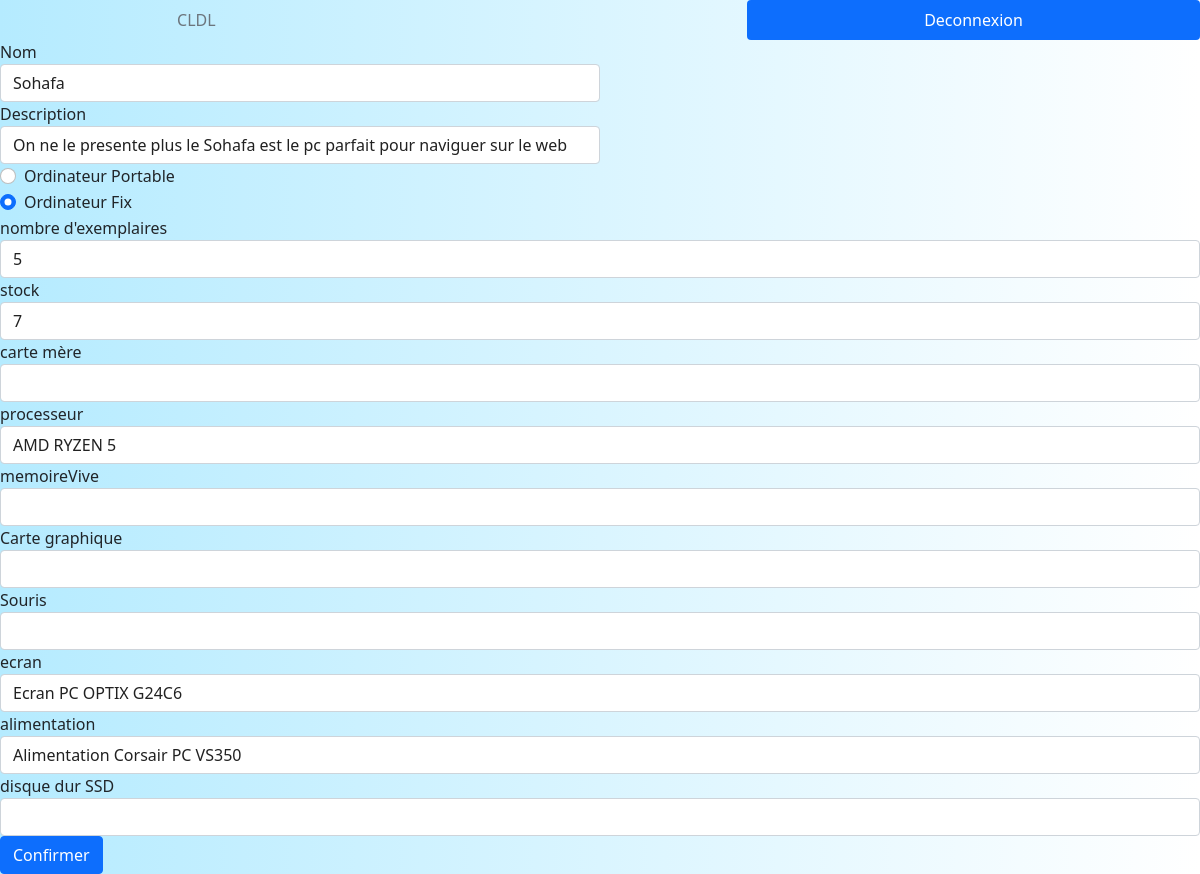
/?page=modif&id=5 (signed in), run on the app's committed database.
### tables this page shows
CREATE TABLE `modele` (
  `idModele_` int NOT NULL,
  `pcPortable` tinyint(1) DEFAULT NULL,
  `nom` varchar(50) DEFAULT NULL,
  `description` varchar(500) DEFAULT NULL,
  `nombreExemplaire` int DEFAULT NULL,
  `archive` tinyint(1) DEFAULT NULL,
  `quantite` int DEFAULT NULL
);

### index.php (called while the page is built)
<?php
$page = 'home';
if (isset($_GET['page'])) {
    $page = $_GET['page'];
}
require_once 'header.php';
require_once 'pages/' . $page . '.php';
require_once 'footer.php';

### class/Modele.php (called while the page is built, shortened)
<?php
class Modele {
    protected ?bool $pcPortable;
    protected ?string $nom;
    protected ?string $description;
    protected ?int $nombreExemplaire;
    protected ?int $quantite;
    public function getpcPortable(){
    return $this->pcPortable;
}
    public function getNom()
    {
        return $this->nom;
    }
        public function getDescription()
        {
                return $this->description;
        }
    public function getNombreExemplaire()
    {
        return $this->nombreExemplaire;
    }
    public function getQuantite()
    {
        return $this->quantite;
    }
}

### pages/modif.php (the view, shortened to what this page needs)
<?php
$sth = $connection->prepare("SELECT * FROM modele where idModele_= :id ");
$sth->setFetchMode(PDO::FETCH_CLASS, Modele::class);
$sth->execute([
    ':id' => $_GET['id'],
]);
$modele = $sth->fetch();
$processeurSql = 'SELECT DISTINCT idComposant,nom FROM pieces where categorie="processeur"';
$sthProcesseur= $connection->query($processeurSql);
$processeurs = $sthProcesseur->fetchAll();
$ecranSql = 'SELECT DISTINCT idComposant,nom FROM pieces where categorie="ecran"';
$sthEcran= $connection->query($ecranSql);
$ecrans = $sthEcran->fetchAll();
$alimentationSql = 'SELECT DISTINCT idComposant,nom FROM pieces where categorie="alimentation"';
$sthAlimentation= $connection->query($alimentationSql);
$alimentations = $sthAlimentation->fetchAll();
?>
<form action="" method="POST">
    <div class="form-group col-md-6">
    <label for="inputNom">Nom</label>
    <input type="text" class="form-control" id="nomText" name="nom" placeholder="Nom" value="<?= $modele->getNom()?>">
    <label for="inputAddress">Description</label>
    <input type="text" class="form-control" id="descriptionText" name="description" placeholder="Description" value="<?= $modele->getDescription() ?>">
    </div>
 <div class="form-group">
    <div class="form-check">
      <input class="form-check-input" type="radio" id="typeOrdiText" name="pcPortable" value="1" <?php if ($modele-> getpcPortable()==1) {echo 'checked';}?>>
      <label class="form-check-label" for="gridCheck">
        Ordinateur Portable
      </label>
    </div>
  </div>
<div class="form-group">
    <div class="form-check">
      <input class="form-check-input" type="radio" id="typeOrdiText" name="pcPortable" value="0"<?php if ($modele-> getpcPortable()==0) {echo 'checked';}?>>
      <label class="form-check-label" for="gridCheck">
        Ordinateur Fix
      </label>
    </div>
  </div>
<div class="form-group">
    <label for="inputAddress">nombre d'exemplaires</label>
    <input type="text" class="form-control" id="nombreExText" name = "exemplaire" placeholder="nombre d'exemplaires" value="<?= $modele->getNombreExemplaire() ?>">
  </div>
  <div class="form-group">
    <label for="inputAddress">stock</label>
    <input type="text" class="form-control" id="descriptionText" name = "quantite" placeholder="stock" value="<?= $modele->getQuantite() ?>">
  </div>
  <div>
  <label for="">carte mère</label>
    <select class="form-control">
    </select>
  </div>
  <label for="">processeur</label>
    <select class="form-control">
    <?php foreach( $processeurs as $processeur){ ?>
      <option value="<?php echo $processeur['nom']; ?>"><?php echo $processeur['nom']; ?></option>
                    <?php }; ?></option>
    </select>
<label for="">memoireVive</label>
    <select class="form-control">
    </select>
<label for="">Carte graphique</label>
    <select class="form-control">
    </select>
<label for="">Souris</label>
    <select class="form-control">
    </select>
<label for="">ecran</label>
    <select class="form-control">
    <?php foreach( $ecrans as $ecran){ ?>
      <option value="<?php echo $ecran['nom']; ?>"><?php echo $ecran['nom']; ?></option>
                    <?php }; ?></option>
    </select>
<label for="">alimentation</label>
    <select class="form-control">
    <?php foreach( $alimentations as $alimentation){ ?>
      <option value="<?php echo $alimentation['nom']; ?>"><?php echo $alimentation['nom']; ?></option>
                    <?php }; ?></option>
    </select>
<label for="">disque dur SSD</label>
    <select class="form-control">
    </select>
  <button type="submit" class="btn btn-primary">Confirmer</button>
</form>

### style.css (style rules this page uses)
body { background: rgb(6,36,0); background: linear-gradient(90deg, rgba(6,36,0,1) 0%, rgba(181,235,255,1) 0%, rgba(255,255,255,1) 100%); }
.form-control { color: #212121; }

### data on the page
modele: nom "Sohafa", description "On ne le presente plus le Sohafa est le pc parfait pour naviguer sur le web", pcPortable "☑", exemplaire "5", quantite "7"

### other printed values
form field value "AMD RYZEN 5"
form field value "Ecran PC OPTIX G24C6"
form field value "Alimentation Corsair PC VS350"
